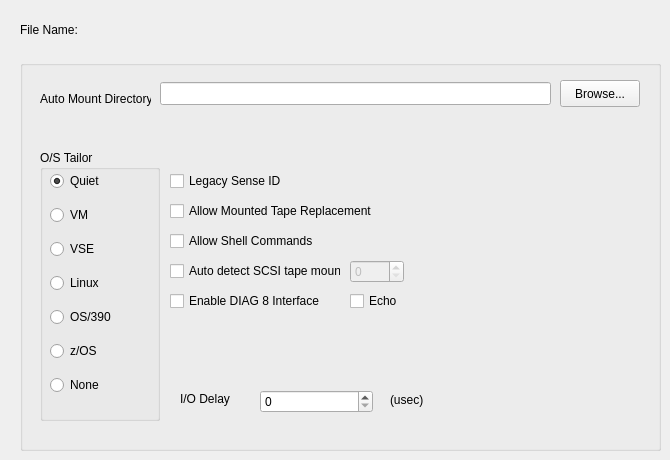
   <widget class="QWidget" name="tab">
    <attribute name="title">
     <string>O/S Tailor</string>
    </attribute>
    <widget class="QGroupBox" name="groupBox">
     <property name="geometry">
      <rect>
       <x>20</x>
       <y>60</y>
       <width>641</width>
       <height>391</height>
      </rect>
     </property>
     <property name="title">
      <string/>
     </property>
     <widget class="QGroupBox" name="groupBox_6">
      <property name="geometry">
       <rect>
        <x>20</x>
        <y>90</y>
        <width>120</width>
        <height>271</height>
       </rect>
      </property>
      <property name="title">
       <string>O/S Tailor</string>
      </property>
      <widget class="QRadioButton" name="quiet">
       <property name="geometry">
        <rect>
         <x>10</x>
         <y>20</y>
         <width>97</width>
         <height>22</height>
        </rect>
       </property>
       <property name="text">
        <string>Quiet</string>
       </property>
       <property name="checked">
        <bool>true</bool>
       </property>
      </widget>
      <widget class="QRadioButton" name="linuxb">
       <property name="geometry">
        <rect>
         <x>10</x>
         <y>122</y>
         <width>97</width>
         <height>22</height>
        </rect>
       </property>
       <property name="text">
        <string>Linux</string>
       </property>
      </widget>
      <widget class="QRadioButton" name="none">
       <property name="geometry">
        <rect>
         <x>10</x>
         <y>224</y>
         <width>97</width>
         <height>22</height>
        </rect>
       </property>
       <property name="text">
        <string>None</string>
       </property>
      </widget>
      <widget class="QRadioButton" name="vm">
       <property name="geometry">
        <rect>
         <x>10</x>
         <y>54</y>
         <width>97</width>
         <height>22</height>
        </rect>
       </property>
       <property name="text">
        <string>VM</string>
       </property>
      </widget>
      <widget class="QRadioButton" name="vse">
       <property name="geometry">
        <rect>
         <x>10</x>
         <y>88</y>
         <width>97</width>
         <height>22</height>
        </rect>
       </property>
       <property name="text">
        <string>VSE</string>
       </property>
      </widget>
      <widget class="QRadioButton" name="os390">
       <property name="geometry">
        <rect>
         <x>10</x>
         <y>156</y>
         <width>97</width>
         <height>22</height>
        </rect>
       </property>
       <property name="text">
        <string>OS/390</string>
       </property>
      </widget>
      <widget class="QRadioButton" name="zOS">
       <property name="geometry">
        <rect>
         <x>10</x>
         <y>190</y>
         <width>97</width>
         <height>22</height>
        </rect>
       </property>
       <property name="text">
        <string>z/OS</string>
       </property>
      </widget>
     </widget>
     <widget class="QPushButton" name="autoMountBrowseButton">
      <property name="geometry">
       <rect>
        <x>540</x>
        <y>20</y>
        <width>80</width>
        <height>27</height>
       </rect>
      </property>
      <property name="text">
       <string>Browse...</string>
      </property>
     </widget>
     <widget class="QLineEdit" name="autoMountDir">
      <property name="geometry">
       <rect>
        <x>140</x>
        <y>22</y>
        <width>391</width>
        <height>23</height>
       </rect>
      </property>
     </widget>
     <widget class="QLabel" name="label_44">
      <property name="geometry">
       <rect>
        <x>20</x>
        <y>30</y>
        <width>111</width>
        <height>17</height>
       </rect>
      </property>
      <property name="text">
       <string>Auto Mount Directory</string>
      </property>
     </widget>
     <widget class="QCheckBox" name="diag8EchoCheckBox">
      <property name="geometry">
       <rect>
        <x>330</x>
        <y>230</y>
        <width>83</width>
        <height>22</height>
       </rect>
      </property>
      <property name="text">
       <string>Echo</string>
      </property>
     </widget>
     <widget class="QCheckBox" name="mountedTapeReinitCheckbox">
      <property name="geometry">
       <rect>
        <x>150</x>
        <y>140</y>
        <width>221</width>
        <height>22</height>
       </rect>
      </property>
      <property name="text">
       <string>Allow Mounted Tape Replacement</string>
      </property>
     </widget>
     <widget class="QCheckBox" name="shCmdOpt">
      <property name="geometry">
       <rect>
        <x>150</x>
        <y>170</y>
        <width>151</width>
        <height>22</height>
       </rect>
      </property>
      <property name="text">
       <string>Allow Shell Commands</string>
      </property>
     </widget>
     <widget class="QCheckBox" name="diag8CmdCheckBox">
      <property name="geometry">
       <rect>
        <x>150</x>
        <y>230</y>
        <width>181</width>
        <height>22</height>
       </rect>
      </property>
      <property name="text">
       <string>Enable DIAG 8 Interface</string>
      </property>
     </widget>
     <widget class="QCheckBox" name="autoScsiMountCheck">
      <property name="geometry">
       <rect>
        <x>150</x>
        <y>200</y>
        <width>171</width>
        <height>22</height>
       </rect>
      </property>
      <property name="text">
       <string>Auto detect SCSI tape mounts</string>
      </property>
     </widget>
     <widget class="QCheckBox" name="legacySenseIdCheckbox">
      <property name="geometry">
       <rect>
        <x>150</x>
        <y>110</y>
        <width>121</width>
        <height>22</height>
       </rect>
      </property>
      <property name="text">
       <string>Legacy Sense ID</string>
      </property>
     </widget>
     <widget class="QSpinBox" name="autoScisiSecSpin">
      <property name="enabled">
       <bool>false</bool>
      </property>
      <property name="geometry">
       <rect>
        <x>330</x>
        <y>200</y>
        <width>54</width>
        <height>23</height>
       </rect>
      </property>
     </widget>
     <widget class="QSpinBox" name="ioDelaySpin">
      <property name="geometry">
       <rect>
        <x>240</x>
        <y>330</y>
        <width>113</width>
        <height>23</height>
       </rect>
      </property>
     </widget>
     <widget class="QLabel" name="label_20">
      <property name="geometry">
       <rect>
        <x>160</x>
        <y>330</y>
        <width>61</width>
        <height>17</height>
       </rect>
      </property>
      <property name="text">
       <string>I/O Delay</string>
      </property>
     </widget>
     <widget class="QLabel" name="label">
      <property name="geometry">
       <rect>
        <x>370</x>
        <y>330</y>
        <width>57</width>
        <height>19</height>
       </rect>
      </property>
      <property name="text">
       <string>(usec)</string>
      </property>
     </widget>
    </widget>
    <widget class="QLabel" name="label_21">
     <property name="geometry">
      <rect>
       <x>20</x>
       <y>20</y>
       <width>57</width>
       <height>19</height>
      </rect>
     </property>
     <property name="text">
      <string>File Name:</string>
     </property>
    </widget>
    <widget class="QLabel" name="fileNameLabel_3">
     <property name="geometry">
      <rect>
       <x>100</x>
       <y>20</y>
       <width>551</width>
       <height>19</height>
      </rect>
     </property>
     <property name="font">
      <font>
       <family>Courier New</family>
      </font>
     </property>
     <property name="text">
      <string/>
     </property>
    </widget>
   </widget>
